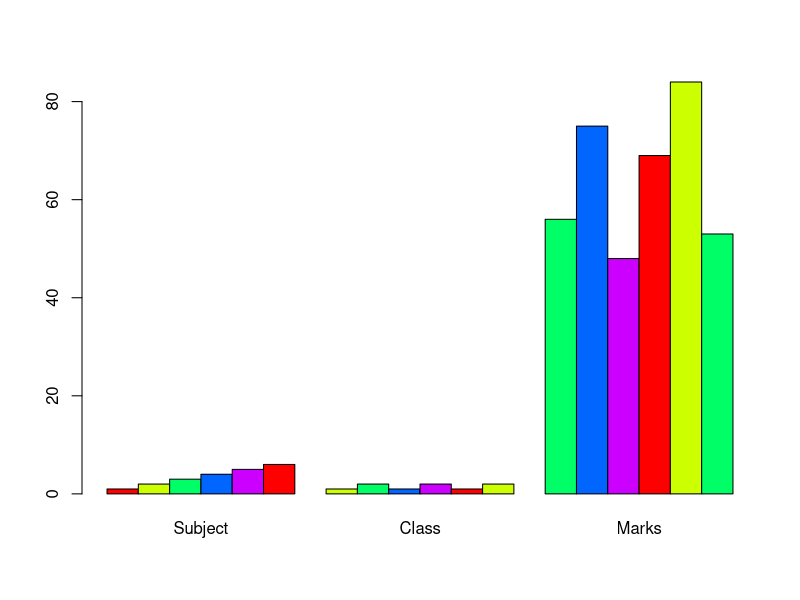

The R source for this figure:
data<-data.frame(
    Subject=c(1,2,3,4,5,6),
    Class=c(1,2,1,2,1,2),
    Marks=c(56,75,48,69,84,53)
)

# print(data)
subset<-subset(data,Subject<4)
print(subset)

subset_2<-data[data$Subject<3 & data$Class==2,]
print(subset_2)


barplot(as.matrix(data),beside=TRUE,col=rainbow(5))
